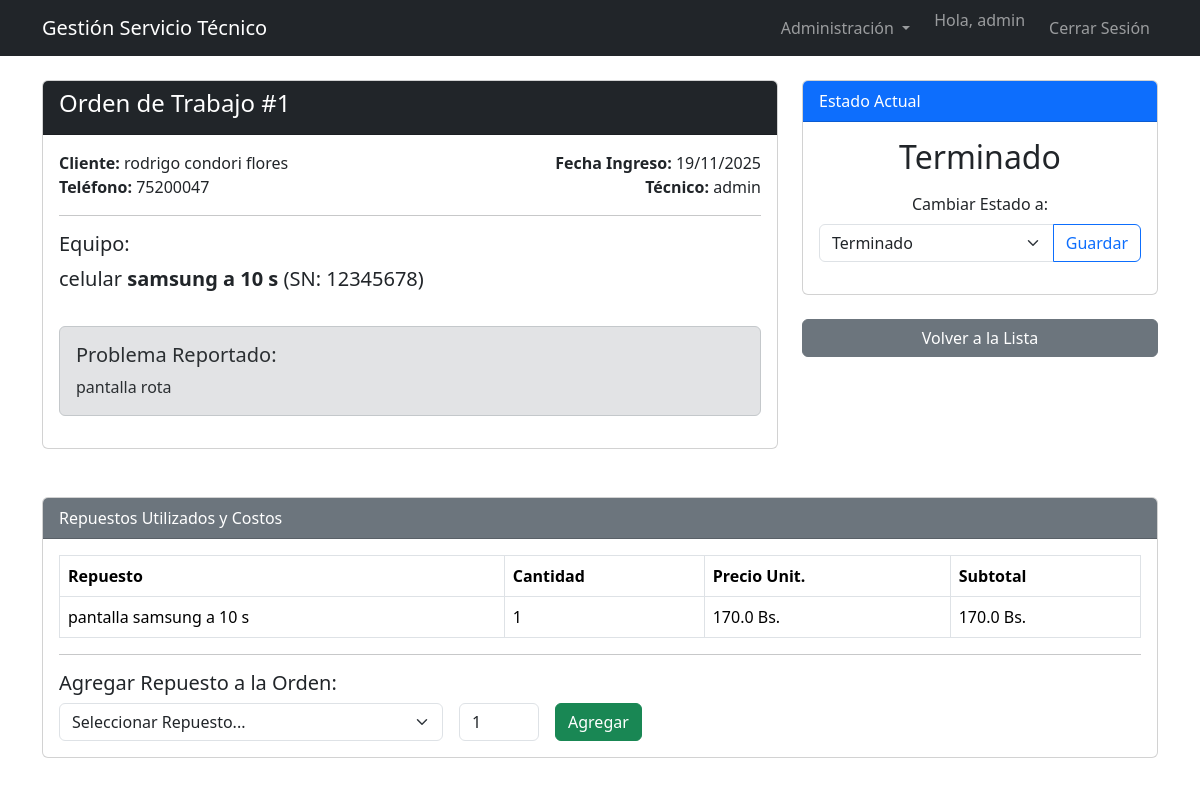
/ordenes/1 (signed in), run on the app's committed database.
### models.py (models this page shows, shortened)
class Usuario(db.Model, UserMixin):
    __tablename__ = 'usuarios'
    id = db.Column(db.Integer, primary_key=True)
    email = db.Column(db.String(120), unique=True, nullable=False, index=True)
    password_hash = db.Column(db.String(128), nullable=False)
    nombre = db.Column(db.String(100), nullable=False)
    rol_id = db.Column(db.Integer, db.ForeignKey('roles.id'), nullable=False)
    ordenes_asignadas = db.relationship('Orden', backref='tecnico', lazy='dynamic')

class Orden(db.Model):
    __tablename__ = 'ordenes'
    id = db.Column(db.Integer, primary_key=True)
    fecha_ingreso = db.Column(db.DateTime, default=datetime.utcnow)
    problema_reportado = db.Column(db.Text, nullable=False)
    diagnostico_tecnico = db.Column(db.Text)
    equipo_id = db.Column(db.Integer, db.ForeignKey('equipos.id'), nullable=False)
    tecnico_id = db.Column(db.Integer, db.ForeignKey('usuarios.id'), nullable=False)
    estado_id = db.Column(db.Integer, db.ForeignKey('estados.id'), nullable=False)
    detalles = db.relationship('DetalleOrden', backref='orden', lazy='dynamic')

class Cliente(db.Model):
    __tablename__ = 'clientes'
    id = db.Column(db.Integer, primary_key=True)
    nombre = db.Column(db.String(150), nullable=False)
    telefono = db.Column(db.String(20), index=True)
    email = db.Column(db.String(120))
    equipos = db.relationship('Equipo', backref='cliente', lazy='dynamic')

class TipoEquipo(db.Model):
    __tablename__ = 'tipos_equipo'
    id = db.Column(db.Integer, primary_key=True)
    nombre = db.Column(db.String(50), unique=True, nullable=False)
    equipos = db.relationship('Equipo', backref='tipo_equipo', lazy='dynamic')

class Marca(db.Model):
    __tablename__ = 'marcas'
    id = db.Column(db.Integer, primary_key=True)
    nombre = db.Column(db.String(50), unique=True, nullable=False)
    equipos = db.relationship('Equipo', backref='marca', lazy='dynamic')

class Equipo(db.Model):
    __tablename__ = 'equipos'
    id = db.Column(db.Integer, primary_key=True)
    modelo = db.Column(db.String(100))
    serial = db.Column(db.String(100), unique=True, index=True)
    cliente_id = db.Column(db.Integer, db.ForeignKey('clientes.id'), nullable=False)
    marca_id = db.Column(db.Integer, db.ForeignKey('marcas.id'), nullable=False)
    tipo_id = db.Column(db.Integer, db.ForeignKey('tipos_equipo.id'), nullable=False)
    ordenes = db.relationship('Orden', backref='equipo', lazy='dynamic')

class Estado(db.Model):
    __tablename__ = 'estados'
    id = db.Column(db.Integer, primary_key=True)
    nombre = db.Column(db.String(50), unique=True, nullable=False)
    ordenes = db.relationship('Orden', backref='estado', lazy='dynamic')

class DetalleOrden(db.Model):
    __tablename__ = 'detalles_orden'
    id = db.Column(db.Integer, primary_key=True)
    cantidad = db.Column(db.Integer, default=1)
    precio_unitario = db.Column(db.Float)
    orden_id = db.Column(db.Integer, db.ForeignKey('ordenes.id'), nullable=False)
    repuesto_id = db.Column(db.Integer, db.ForeignKey('repuestos.id'), nullable=False)
    repuesto = db.relationship('Repuesto')

class Repuesto(db.Model):
    __tablename__ = 'repuestos'
    id = db.Column(db.Integer, primary_key=True)
    nombre = db.Column(db.String(100), nullable=False, index=True)
    stock = db.Column(db.Integer, default=0)
    precio = db.Column(db.Float, default=0.0)

### blueprints/ordenes.py (the view, shortened to what this page needs)
@ordenes_bp.route('/ordenes/<int:id>', methods=['GET', 'POST'])
@login_required
def ver_orden(id):
    orden = Orden.query.get_or_404(id)
    estados = Estado.query.all()
    lista_repuestos = Repuesto.query.filter(Repuesto.stock > 0).all()
    return render_template('orden_detalle.html', orden=orden, estados=estados, repuestos = lista_repuestos)

### app.py (called while the page is built)
@login_manager.user_loader
def load_user(user_id):
    return Usuario.query.get(int(user_id))

### templates/orden_detalle.html (shortened to what this page needs)
{% extends 'base.html' %}
{% block content %}
<div class="row">
    <div class="col-md-8">
        <div class="card mb-4">
            <div class="card-header bg-dark text-white">
                <h4>Orden de Trabajo #{{ orden.id }}</h4>
            </div>
            <div class="card-body">
                <div class="row mb-3">
                    <div class="col-md-6">
                        <strong>Cliente:</strong> {{ orden.equipo.cliente.nombre }}<br>
                        <strong>Teléfono:</strong> {{ orden.equipo.cliente.telefono }}
                    </div>
                    <div class="col-md-6 text-end">
                        <strong>Fecha Ingreso:</strong> {{ orden.fecha_ingreso.strftime('%d/%m/%Y') }}<br>
                        <strong>Técnico:</strong> {{ orden.tecnico.nombre }}
                    </div>
                </div>
                <hr>
                <div class="row mb-3">
                    <div class="col-md-12">
                        <h5>Equipo:</h5>
                        <p class="fs-5">
                            {{ orden.equipo.tipo_equipo.nombre }}
                            <strong>{{ orden.equipo.marca.nombre }} {{ orden.equipo.modelo }}</strong>
                            (SN: {{ orden.equipo.serial }})
                        </p>
                    </div>
                </div>
                <div class="alert alert-secondary">
                    <h5>Problema Reportado:</h5>
                    <p class="mb-0">{{ orden.problema_reportado }}</p>
                </div>
            </div>
        </div>
    </div>
    <div class="col-md-4">
        <div class="card mb-4">
            <div class="card-header bg-primary text-white">
                Estado Actual
            </div>
            <div class="card-body text-center">
                <h2 class="mb-3">{{ orden.estado.nombre }}</h2>
                <form method="POST" action="">
                    <label for="nuevo_estado" class="form-label">Cambiar Estado a:</label>
                    <div class="input-group mb-3">
                        <select name="nuevo_estado" class="form-select">
                            {% for estado in estados %}
                                <option value="{{ estado.id }}" {% if estado.id == orden.estado_id %}selected{% endif %}>
                                    {{ estado.nombre }}
                                </option>
                            {% endfor %}
                        </select>
                        <button class="btn btn-outline-primary" type="submit">Guardar</button>
                    </div>
                </form>
            </div>
        </div>
        <div class="d-grid">
            <a href="{{ url_for('ordenes.listar_ordenes') }}" class="btn btn-secondary">
                Volver a la Lista
            </a>
        </div>
    </div>
</div>
<div class="row mt-4">
    <div class="col-md-12">
        <div class="card">
            <div class="card-header bg-secondary text-white">
                Repuestos Utilizados y Costos
            </div>
            <div class="card-body">
                <table class="table table-bordered">
                    <thead>
                        <tr>
                            <th>Repuesto</th>
                            <th>Cantidad</th>
                            <th>Precio Unit.</th>
                            <th>Subtotal</th>
                        </tr>
                    </thead>
                    <tbody>
                        {% set total_general = 0 %}
                        {% for detalle in orden.detalles %}
                        <tr>
                            <td>{{ detalle.repuesto.nombre }}</td>
                            <td>{{ detalle.cantidad }}</td>
                            <td>{{ detalle.precio_unitario }} Bs.</td>
                            <td>
                                {% set subtotal = detalle.cantidad * detalle.precio_unitario %}
                                {{ subtotal }} Bs.
                            </td>
                        </tr>
                        {% set total_general = total_general + subtotal %}
                        {% endfor %}
                    </tbody>
                </table>
                <hr>
                <h5>Agregar Repuesto a la Orden:</h5>
                <form action="{{ url_for('ordenes.agregar_repuesto', id=orden.id) }}" method="POST" class="row g-3 align-items-center">
                    <div class="col-auto">
                        <select name="repuesto_id" class="form-select" required>
                            <option value="" selected disabled>Seleccionar Repuesto...</option>
                        </select>
                    </div>
                    <div class="col-auto">
                        <input type="number" name="cantidad" class="form-control" placeholder="Cant." value="1" min="1" style="width: 80px;" required>
                    </div>
                    <div class="col-auto">
                        <button type="submit" class="btn btn-success">Agregar</button>
                    </div>
                </form>
            </div>
        </div>
    </div>
</div>
{% endblock %}

### templates/base.html (shortened to what this page needs)
<!doctype html>
<html lang="es">
  <head>
    <link href="https://cdn.jsdelivr.net/npm/bootstrap@5.3.2/dist/css/bootstrap.min.css" rel="stylesheet">
  </head>
  <body>
    <nav class="navbar navbar-expand-lg navbar-dark bg-dark">
      <div class="container">
        <a class="navbar-brand" href="{{ url_for('index') }}">Gestión Servicio Técnico</a>
        <div class="collapse navbar-collapse" id="navbarNav">
          <ul class="navbar-nav ms-auto">
            {% if current_user.is_authenticated %}
              <li class="nav-item dropdown me-3">
                <a class="nav-link dropdown-toggle" href="#" role="button" data-bs-toggle="dropdown" aria-expanded="false">
                  Administración
                </a>
              </li>
              <li class="nav-item">
                <span class="navbar-text me-3">
                  Hola, {{ current_user.nombre }}
                </span>
              </li>
              <li class="nav-item">
                <a class="nav-link" href="{{ url_for('auth.logout') }}">Cerrar Sesión</a>
              </li>
            {% else %}
              <li class="nav-item">
                <a class="nav-link" href="{{ url_for('auth.login') }}">Iniciar Sesión</a>
              </li>
            {% endif %}
          </ul>
        </div>
      </div>
    </nav>
    <div class="container mt-4">
      {% block content %}
      {% endblock %}
    </div>
  </body>
</html>

### data on the page
Usuario: nombre "admin", tecnico.nombre "admin"
Orden: id "1", fecha_ingreso "19/11/2025", problema_reportado "pantalla rota", nuevo_estado "Terminado"
Cliente: equipo.cliente.nombre "rodrigo condori flores", equipo.cliente.telefono "75200047"
TipoEquipo: equipo.tipo_equipo.nombre "celular"
Marca: equipo.marca.nombre "samsung"
Equipo: equipo.modelo "a 10 s", equipo.serial "12345678"
Estado: estado.nombre "Terminado"
DetalleOrden: repuesto.nombre "pantalla samsung a 10 s", cantidad "1", precio_unitario "170.0"
